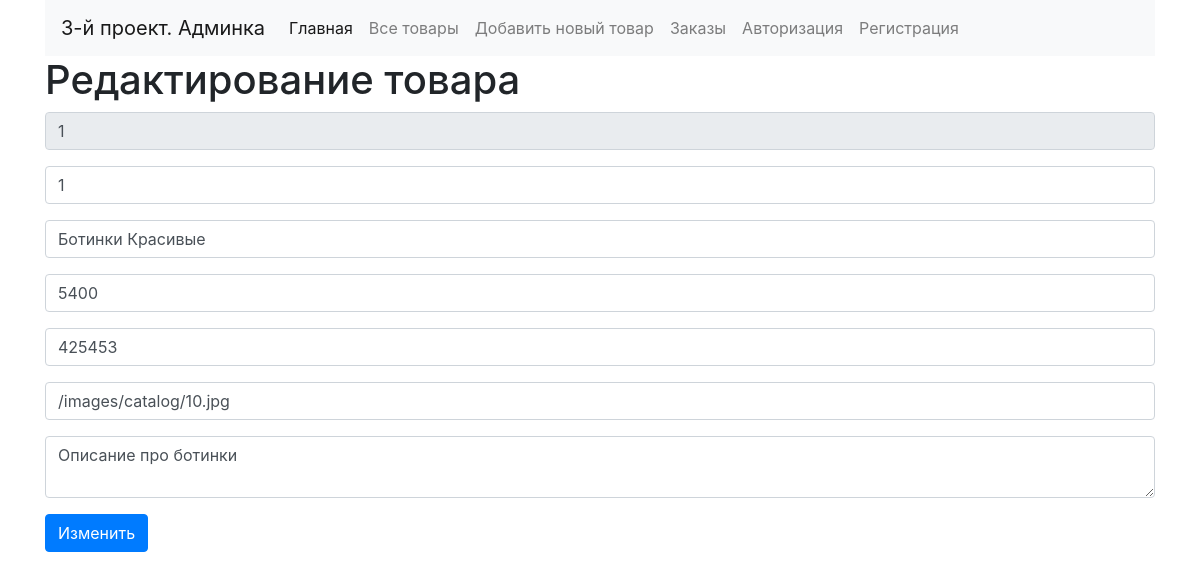
The app's page /admin/product.php?id=1 (signed in) with its own data.
### tables this page shows
CREATE TABLE IF NOT EXISTS `products` (
  `id` int(11) NOT NULL AUTO_INCREMENT,
  `active` enum('0','1') NOT NULL DEFAULT '1',
  `name` varchar(255) NOT NULL,
  `price` float NOT NULL,
  `photo` varchar(255) NOT NULL,
  `sku` varchar(255) NOT NULL,
  `description` text NOT NULL,
  PRIMARY KEY (`id`)
);

### admin/product.php (the view, shortened to what this page needs)
<?php
    include($_SERVER['DOCUMENT_ROOT'].'/admin/modules/header.php');
    $template = [
        'product'=>[]
    ];
    if( isset( $_GET['id'] ) ){
        $sql_product = "SELECT * FROM products WHERE id = {$_GET['id']}";
        $result_product = mysqli_query($db, $sql_product);
        $template['product'] = mysqli_fetch_assoc($result_product);
    }
?>
<div class="row">
    <div class="col-12">
        <h1>Редактирование товара</h1>
        <form method="POST">
            <div class="form-group">
                <input type="text" name="id" readonly class="form-control" placeholder="id" value='<?=$template['product']['id']?>'>
            </div>
            <div class="form-group">
                <input type="text" name="active" class="form-control" placeholder="active" value='<?=$template['product']['active']?>'>
            </div>
            <div class="form-group">
                <input type="text" name="name" class="form-control" placeholder="name" value='<?=$template['product']['name']?>'>
            </div>
            <div class="form-group">
                <input type="text" name="price" class="form-control" placeholder="price" value='<?=$template['product']['price']?>'>
            </div>
            <div class="form-group">
                <input type="text" name="sku" class="form-control" placeholder="sku" value='<?=$template['product']['sku']?>'>
            </div>
            <div class="form-group">
                <input type="photo" name="photo" class="form-control" placeholder="photo" value='<?=$template['product']['photo']?>'>
            </div>
            <div class="form-group">
                <textarea name="description" class="form-control" placeholder="Описание"><?=$template['product']['description']?></textarea>
            </div>
            <button type="submit" class="btn btn-primary">Изменить</button>
        </form>
    </div>
</div>
<?php include($_SERVER['DOCUMENT_ROOT'].'/admin/modules/footer.php'); ?>

### records on screen
products: id "1", active "1", name "Ботинки Красивые", price "5400", sku "425453", photo "/images/catalog/10.jpg", description "Описание про ботинки"
